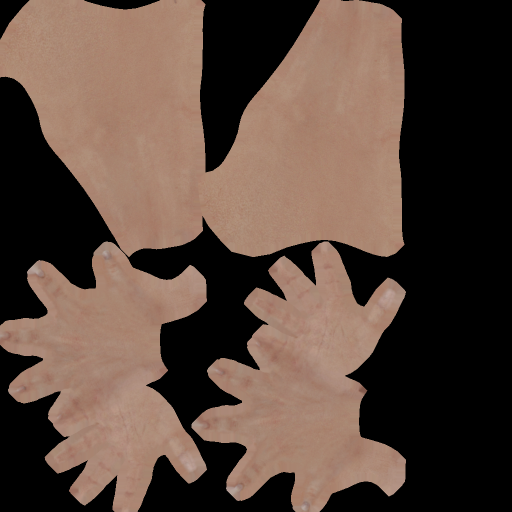
#> input picture assets/weapons/ak47/hands_albedo.png, 1024 x 1024 px, given in place of T_AK47_N.png, which was not available (shown at 1/2 size)
$ python convert_textures.py ../../assets/weapons/ak47/hands_albedo.png
#> lines starting #> are read from the running program, lines starting #| are printed output that depends on the picture; pictures that were not available may be replaced by others from this repository, and a replacement may not be noted
"""Convert the source Unreal texture conventions to glTF (requires Pillow)."""
from pathlib import Path
import sys
from PIL import Image, ImageOps

path = Path(sys.argv[1])
normal = Image.open(path / 'T_AK47_N.png').convert('RGB')
#> normal is the input picture: PIL image 1024x1024 RGB; mean R, G, B 90.9, 71.7, 61.3
r, g, b = normal.split()
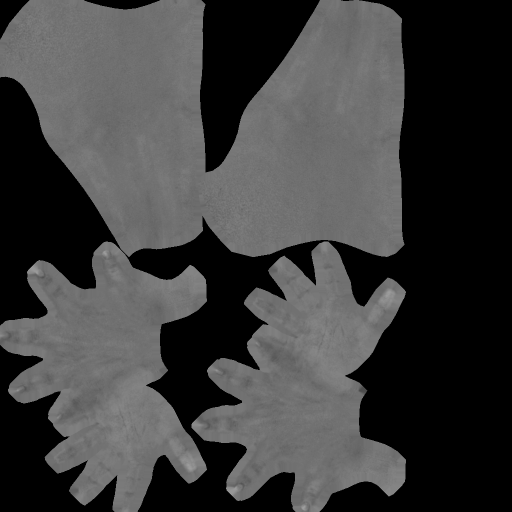
#> b: PIL image 1024x1024 L (shown at 1/2 size); min 0, max 160, mean 61.3
Image.merge('RGB', (r, ImageOps.invert(g), b)).save(path / 'normal_gl.png')
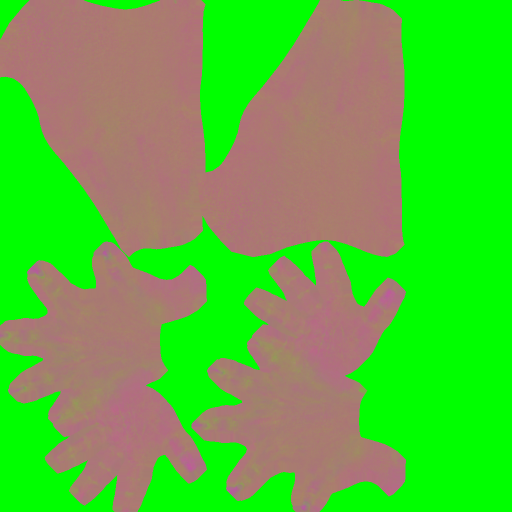
#> saved as normal_gl.png: PIL image 1024x1024 RGB (shown at 1/2 size); mean R, G, B 90.9, 183.3, 61.3
rough, metal, ao = Image.open(path / 'T_AK47_RMAO.png').convert('RGB').split()
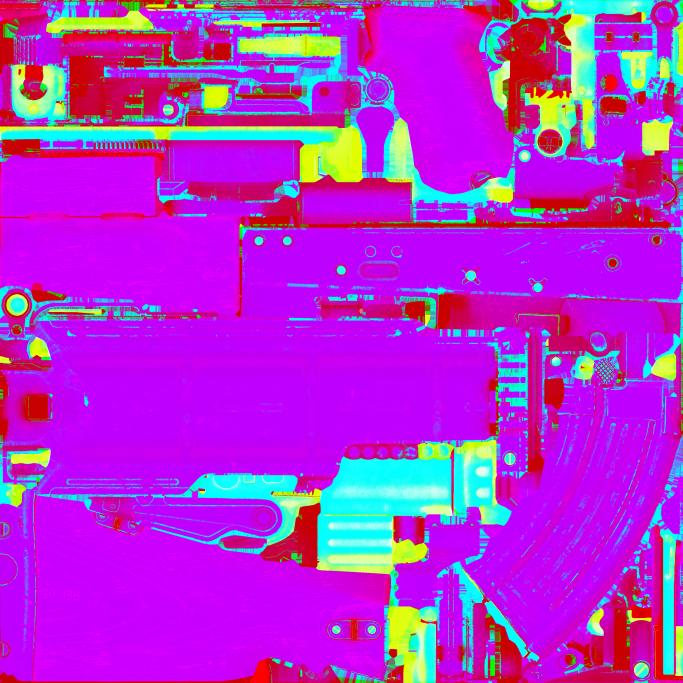
#> input picture assets/weapons/ak47/T_AK47_RMAO.png, 2048 x 2048 px, found by its file name (shown at 1/3 size)
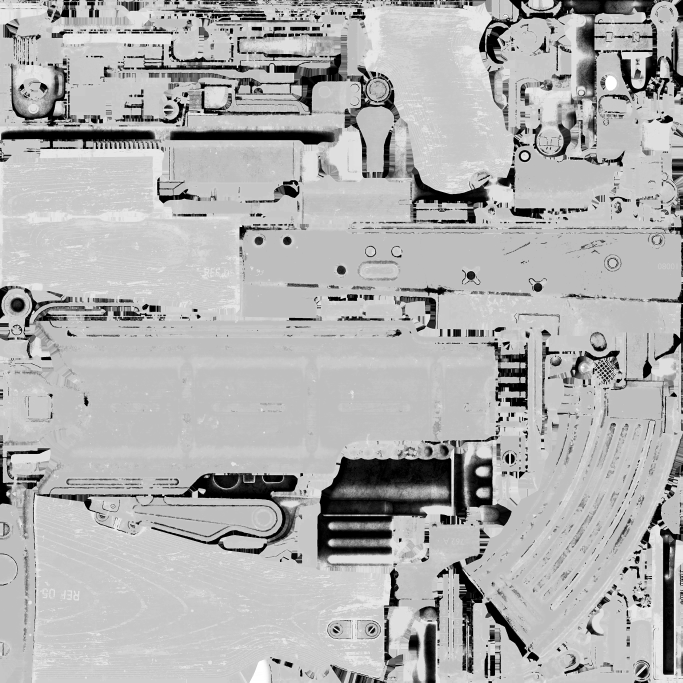
#> rough: PIL image 2048x2048 L (shown at 1/3 size); min 0, max 255, mean 176.2
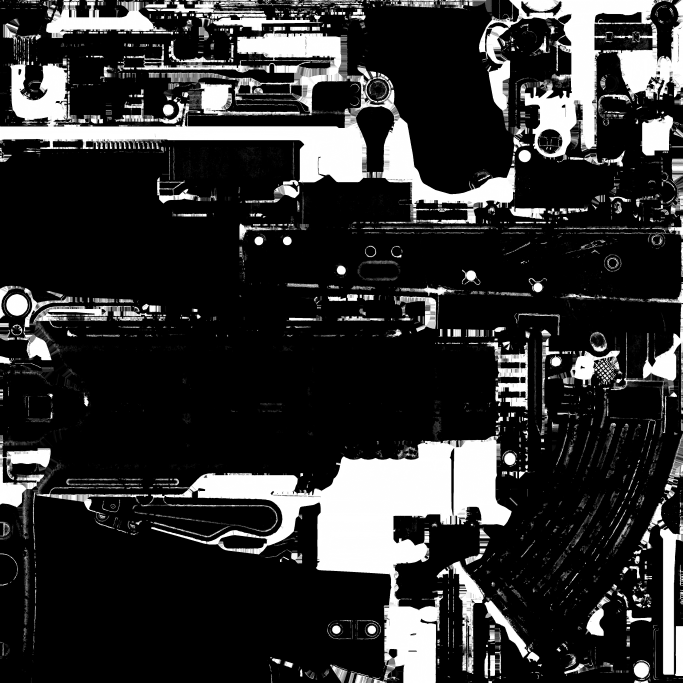
#> metal: PIL image 2048x2048 L (shown at 1/3 size); min 0, max 255, mean 48.2
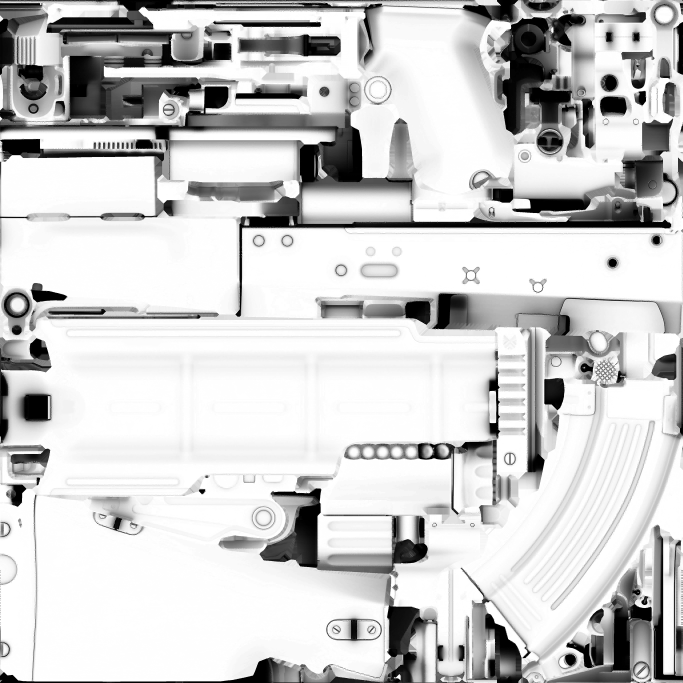
#> ao: PIL image 2048x2048 L (shown at 1/3 size); min 0, max 255, mean 205.3
Image.merge('RGB', (ao, rough, metal)).save(path / 'orm.png')
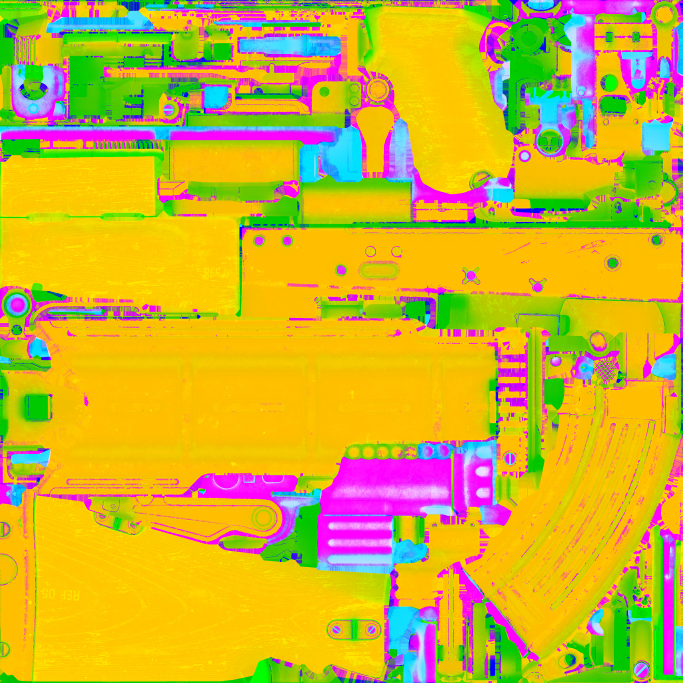
#> saved as orm.png: PIL image 2048x2048 RGB (shown at 1/3 size); mean R, G, B 205.3, 176.2, 48.2
